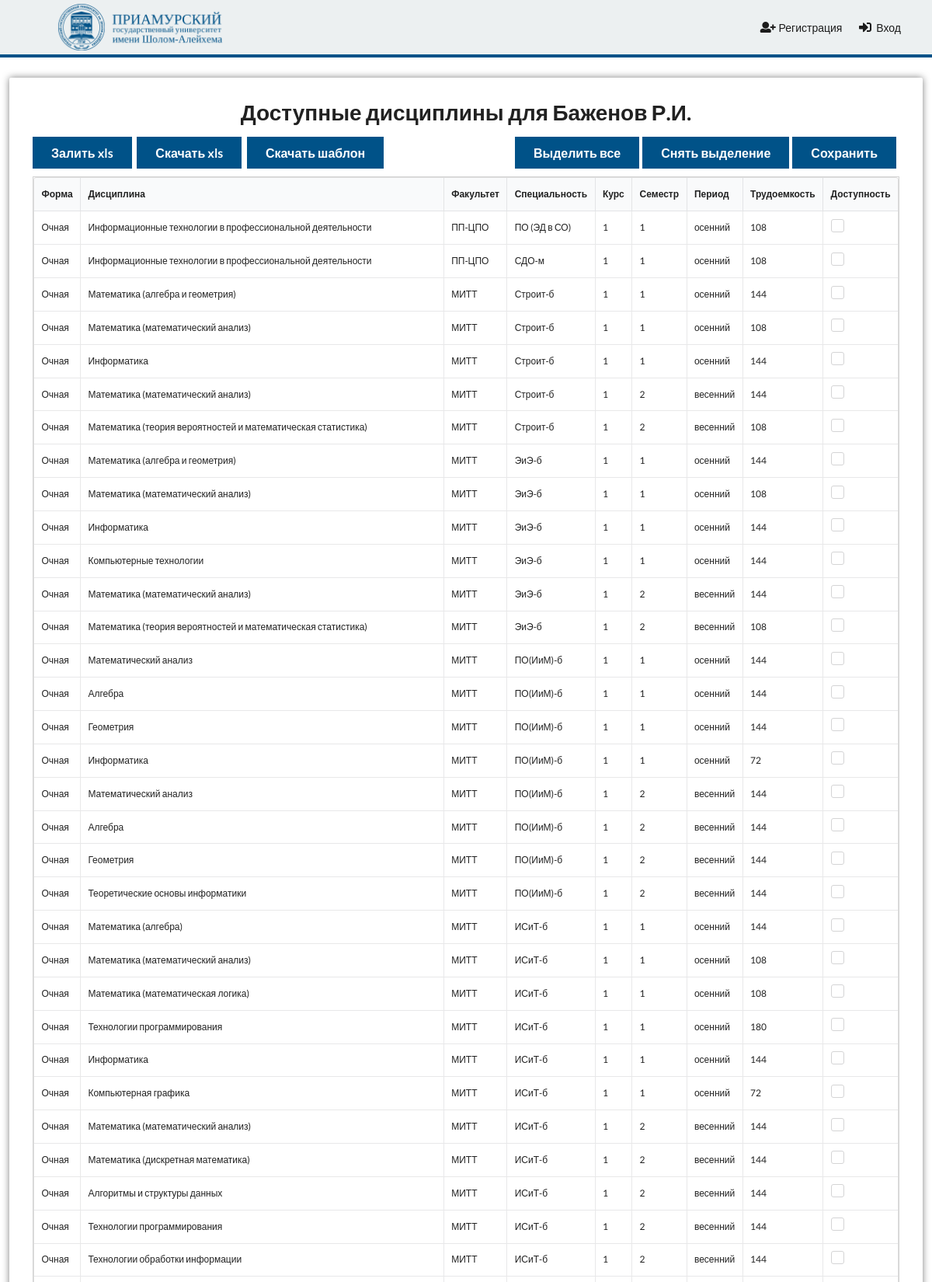
The app's page /prepods/1/available (upper part) with its own data.
### Prepods/models.py (models this page shows, shortened)
class Prepod(models.Model):
    objects = MyManager()
    user = models.OneToOneField(User, on_delete=models.SET_NULL, null=True)
    last_name = models.CharField(max_length=64, verbose_name="Фамилия")
    first_name = models.CharField(max_length=64, verbose_name="Имя")
    surname = models.CharField(max_length=64, verbose_name="Отчество")
    dolzhnost = models.ForeignKey(Dolzhnost, on_delete=models.SET_NULL, null=True, verbose_name="Должность")
    kv_uroven = models.IntegerField(verbose_name="Кв. уровень")
    n_stavka = models.DecimalField(max_digits=4, decimal_places=2, verbose_name="Н.Ставка")
    pochasovka = models.BooleanField(default=False, verbose_name="Почасовка")
    chasov_stavki = models.IntegerField(verbose_name="Часов ставки")
    class Meta:
        verbose_name = 'Преподаватель'
        verbose_name_plural = 'Преподаватели'
    def fio(self):
        return self.__str__()
    def __str__(self):
        return f'{self.last_name} {self.first_name[0]}.{self.surname[0]}.'

### Disciplines/models.py (models this page shows, shortened)
class Discipline(models.Model):
    objects = MyManager()
    prepod = models.ForeignKey(Prepod, on_delete=models.SET_NULL, null=True, related_name='disciplines', verbose_name='Преподаватель')
    prepod_available = models.ManyToManyField(Prepod, related_name='discipl_available', verbose_name='Доступен для преподавателей')
    code = models.CharField(max_length=5, verbose_name='Код')
    form = models.ForeignKey(DisciplineForm, on_delete=models.SET_NULL, null=True, verbose_name='Форма')
    shifr = models.CharField(max_length=10, default='НЕТ', verbose_name='Шифр')
    name = models.CharField(max_length=128, verbose_name='Дисциплина')
    fakultet = models.ForeignKey(Fakultet, on_delete=models.SET_NULL, null=True, verbose_name='Факультет')
    specialnost = models.ForeignKey(Specialnost, on_delete=models.SET_NULL, null=True, verbose_name='Специальность')
    kurs = models.IntegerField(verbose_name='Курс')
    semestr = models.IntegerField(verbose_name='Семестр')
    PERIOD_CHOICES = [
        ('осенний', 'осенний'),
        ('весенний', 'весенний'),
    ]
    period = models.CharField(max_length=16, choices=PERIOD_CHOICES, default='осенний', verbose_name='Период')
    nedeli = models.IntegerField(verbose_name='Недели')
    trudoemkost = models.IntegerField(verbose_name='Трудоемкость')
    chas_v_nedelu = models.IntegerField(verbose_name='Часы в неделю')
    srs = models.IntegerField(verbose_name='Часов СРС')
    chas_po_planu = models.IntegerField(verbose_name='Часов по плану')
    student = models.IntegerField(verbose_name='Студенты')
    group = models.IntegerField(verbose_name='Группы')
    podgroup = models.IntegerField(verbose_name='Подгруппы')
    lk = models.IntegerField(verbose_name='Лекции')
    pr = models.IntegerField(verbose_name='Практические работы')
    lr = models.IntegerField(verbose_name='Лабараторные работы')
    k_tek = models.DecimalField(max_digits=4, decimal_places=2, verbose_name='Тек.кон.')
    k_ekz = models.DecimalField(max_digits=4, decimal_places=2, verbose_name='Кон.экз')
    zachet = models.DecimalField(max_digits=4, decimal_places=2, verbose_name='Зачет')
    ekzamen = models.DecimalField(max_digits=4, decimal_places=2, verbose_name='Экзамен')
    kontr_raboti = models.DecimalField(max_digits=4, decimal_places=2, verbose_name='Контр. раб.')
    kr_kp = models.IntegerField(verbose_name='КР/КП')
    vkr = models.IntegerField(verbose_name='ВКР')
    pr_ped = models.DecimalField(max_digits=4, decimal_places=2, verbose_name='Практ.пед.')
    pr_dr = models.DecimalField(max_digits=4, decimal_places=2, verbose_name='Практ.другая')
    gak = models.DecimalField(max_digits=4, decimal_places=2, verbose_name='ГАК')
    aspirantura = models.IntegerField(verbose_name='Асп./Магистартура')
    rukovodstvo = models.IntegerField(verbose_name='Руководство')
    dop_chasi = models.IntegerField(verbose_name='Доп. часы')
    kafedra = models.ForeignKey(Kafedra, on_delete=models.SET_NULL, null=True, verbose_name='Кафедра')
    potok = models.ForeignKey(Potok, on_delete=models.SET_NULL, null=True, verbose_name='Поток')
    class Meta:
        verbose_name = 'Дисциплина'
        verbose_name_plural = 'Дисциплины'

class DisciplineForm(models.Model):
    objects = MyManager()
    name = models.CharField(max_length=16, unique=True)
    class Meta:
        verbose_name = 'Форма дисциплины'
        verbose_name_plural = 'Формы дисциплины'

class Fakultet(models.Model):
    objects = MyManager()
    name = models.CharField(max_length=16, unique=True)
    class Meta:
        verbose_name = 'Факультет'
        verbose_name_plural = 'Факультеты'

class Specialnost(models.Model):
    objects = MyManager()
    name = models.CharField(max_length=16, unique=True)
    class Meta:
        verbose_name = 'Специальность'
        verbose_name_plural = 'Специальности'

### Prepods/views.py (the view)
# urls.py: path('<id>/available', prepod_available, name='available'),
def prepod_available(request, id):
    prepod = Prepod.objects.get_or_404(id=id)
    return render(request, 'Prepods/Available.html', {'prepod': prepod, 'disciplines': Discipline.objects.all()})

### utils/model_manager.py (called while the page is built)
    def get_or_none(self, **kwargs):
        try:
            return self.get(**kwargs)
        except ObjectDoesNotExist:
            return None

    def get_or_404(self, **kwargs):
        obj = self.get_or_none(**kwargs)
        if obj:
            return obj
        raise Http404

### templates/Prepods/Available.html (shortened to what this page needs)
{% extends 'base.html' %}
{% load static %}
{% block content %}
    <div class="ui container full-width">
        <div class="child-center">
            <div class="discipline-list cblock">
                <div class="content">
                    <h1 class="ui center aligned header">Доступные дисциплины для {{ prepod.fio }}</h1>
                    <form id="download-xls" method="post">
                        <div class="buttons">
                            <a onclick="showModal()" class="large ui primary button">Залить xls</a>
                            <button type="submit" class="large ui primary button">Скачать xls</button>
                            <a href="{% static 'files/Shablon.xls' %}" class="large ui primary button"
                               download="proposed_file_name">Скачать шаблон</a>
                        </div>
                        <div class="buttons">
                            <a onclick="showModal()" class="large ui primary button right">Сохранить</a>
                            <button type="submit" class="large ui primary button right">Снять выделение</button>
                            <a href="{% static 'files/Shablon.xls' %}" class="large ui primary button right"
                               download="proposed_file_name">Выделить все</a>
                        </div>
                    </form>
                    <div class="sixteen wide table-container">
                        <form id="disciplines" method="post">
                            <table class="ui celled table">
                                <thead>
                                <tr>
                                    <th>Форма</th>
                                    <th>Дисциплина</th>
                                    <th>Факультет</th>
                                    <th>Специальность</th>
                                    <th>Курс</th>
                                    <th>Семестр</th>
                                    <th>Период</th>
                                    <th>Трудоемкость</th>
                                    <th>Доступность</th>
                                </tr>
                                </thead>
                                <tbody>
                                {% for dis in disciplines %}
                                    <tr>
                                    <td data-label="Форма">{{ dis.form.name }}</td>
                                    <td data-label="Дисциплина">{{ dis.name }}</td>
                                    <td data-label="Факультет">{{ dis.fakultet.name }}</td>
                                    <td data-label="Специальность">{{ dis.specialnost.name }}</td>
                                    <td data-label="Курс">{{ dis.kurs }}</td>
                                    <td data-label="Семестр">{{ dis.semestr }}</td>
                                    <td data-label="Период">{{ dis.period }}</td>
                                    <td data-label="Трудоемкость">{{ dis.trudoemkost }}</td>
                                    <td data-label="Доступность">
                                        <div data-id="{{ dis.id }}"
                                             class="ui checkbox {% if prepod.discpl_available and pub.id in prepod.discpl_available.all %}checked{% endif %}">
                                        </div>
                                    </td>
                                {% endfor %}
                                </tbody>
                            </table>
                        </form>
                    </div>
                </div>
            </div>
        </div>
    </div>
{% endblock %}

### static/css/style.css (style rules this page uses)
:root { --color: #151515;--nav-bg-color: #ecf0f1;--nav-color: #1b1b1b;--nav-item-hover-bg-color: #e3e7e8;--content-bg-color: #ffffff;--btn-primary-color: #005288;--btn-primary-hover-color: #00497e;--btn-primary-active-color: #003c6b;--btn-primary-text-color: #ffffff;--menu-active-color: #ccddff;--menu-active-hover-color: #b3ccff }
:root body:before { filter:invert(100%) blur(5px) opacity(60%) }
.ui.container.full-width { width:100%;max-width:98% !important }
.discipline-list { width:100%;max-width:100% }
.discipline-list .buttons { width:50%;float:left;margin-bottom:10px }
.discipline-list .buttons .right { float:right }
.discipline-list .table-container { overflow-x:scroll;margin-top:10px;border:1px solid rgba(15,15,16,0.18);font-size:12px }
html { padding:0;margin:0;min-height:100% }
body { padding:0;margin:0;color:var(--color) }
body:before { z-index:-3;content:"";position:fixed;top:0;left:0;width:100%;height:100%;background-attachment:fixed;background-repeat:no-repeat;background-size:cover }
body h1 { font-size:3rem }
.ui.container { width:95%;max-width:1280px !important }
.child-center { width:100%;display:flex;justify-content:center }
.cblock { display:block;position:relative;float:left }
.content:not(.no-shadow) { margin:30px 0;background-color:var(--content-bg-color);border-radius:2px;display:block;position:relative;float:left;width:100%;padding:30px;box-shadow:0 0 10px rgba(0,0,0,0.5) }
.ui.button.primary { background-color:var(--btn-primary-color);color:var(--btn-primary-text-color);border-radius:0 }

### records on screen
Prepod: fio "Баженов Р.И."
Discipline: form.name "Очная", name "Информационные технологии в профессиональной деятельности", fakultet.name "ПП-ЦПО", specialnost.name "ПО (ЭД в СО)", kurs "1", semestr "1", period "осенний", trudoemkost "108"
Discipline: form.name "Очная", name "Информационные технологии в профессиональной деятельности", fakultet.name "ПП-ЦПО", specialnost.name "СДО-м", kurs "1", semestr "1", period "осенний", trudoemkost "108"
Discipline: form.name "Очная", name "Математика (алгебра и геометрия)", fakultet.name "МИТТ", specialnost.name "Строит-б", kurs "1", semestr "1", period "осенний", trudoemkost "144"
Discipline: form.name "Очная", name "Математика (математический анализ)", fakultet.name "МИТТ", specialnost.name "Строит-б", kurs "1", semestr "1", period "осенний", trudoemkost "108"
Discipline: form.name "Очная", name "Информатика", fakultet.name "МИТТ", specialnost.name "Строит-б", kurs "1", semestr "1", period "осенний", trudoemkost "144"
Discipline: form.name "Очная", name "Математика (математический анализ)", fakultet.name "МИТТ", specialnost.name "Строит-б", kurs "1", semestr "2", period "весенний", trudoemkost "144"
Discipline: form.name "Очная", name "Математика (теория вероятностей и математическая статистика)", fakultet.name "МИТТ", specialnost.name "Строит-б", kurs "1", semestr "2", period "весенний", trudoemkost "108"
Discipline: form.name "Очная", name "Математика (алгебра и геометрия)", fakultet.name "МИТТ", specialnost.name "ЭиЭ-б", kurs "1", semestr "1", period "осенний", trudoemkost "144"
Discipline: form.name "Очная", name "Математика (математический анализ)", fakultet.name "МИТТ", specialnost.name "ЭиЭ-б", kurs "1", semestr "1", period "осенний", trudoemkost "108"
Discipline: form.name "Очная", name "Информатика", fakultet.name "МИТТ", specialnost.name "ЭиЭ-б", kurs "1", semestr "1", period "осенний", trudoemkost "144"
Discipline: form.name "Очная", name "Компьютерные технологии", fakultet.name "МИТТ", specialnost.name "ЭиЭ-б", kurs "1", semestr "1", period "осенний", trudoemkost "144"
Discipline: form.name "Очная", name "Математика (математический анализ)", fakultet.name "МИТТ", specialnost.name "ЭиЭ-б", kurs "1", semestr "2", period "весенний", trudoemkost "144"
Discipline: form.name "Очная", name "Математика (теория вероятностей и математическая статистика)", fakultet.name "МИТТ", specialnost.name "ЭиЭ-б", kurs "1", semestr "2", period "весенний", trudoemkost "108"
Discipline: form.name "Очная", name "Математический анализ", fakultet.name "МИТТ", specialnost.name "ПО(ИиМ)-б", kurs "1", semestr "1", period "осенний", trudoemkost "144"
Discipline: form.name "Очная", name "Алгебра", fakultet.name "МИТТ", specialnost.name "ПО(ИиМ)-б", kurs "1", semestr "1", period "осенний", trudoemkost "144"
Discipline: form.name "Очная", name "Геометрия", fakultet.name "МИТТ", specialnost.name "ПО(ИиМ)-б", kurs "1", semestr "1", period "осенний", trudoemkost "144"
Discipline: form.name "Очная", name "Информатика", fakultet.name "МИТТ", specialnost.name "ПО(ИиМ)-б", kurs "1", semestr "1", period "осенний", trudoemkost "72"
Discipline: form.name "Очная", name "Математический анализ", fakultet.name "МИТТ", specialnost.name "ПО(ИиМ)-б", kurs "1", semestr "2", period "весенний", trudoemkost "144"
Discipline: form.name "Очная", name "Алгебра", fakultet.name "МИТТ", specialnost.name "ПО(ИиМ)-б", kurs "1", semestr "2", period "весенний", trudoemkost "144"
Discipline: form.name "Очная", name "Геометрия", fakultet.name "МИТТ", specialnost.name "ПО(ИиМ)-б", kurs "1", semestr "2", period "весенний", trudoemkost "144"
Discipline: form.name "Очная", name "Теоретические основы информатики", fakultet.name "МИТТ", specialnost.name "ПО(ИиМ)-б", kurs "1", semestr "2", period "весенний", trudoemkost "144"
Discipline: form.name "Очная", name "Математика (алгебра)", fakultet.name "МИТТ", specialnost.name "ИСиТ-б", kurs "1", semestr "1", period "осенний", trudoemkost "144"
Discipline: form.name "Очная", name "Математика (математический анализ)", fakultet.name "МИТТ", specialnost.name "ИСиТ-б", kurs "1", semestr "1", period "осенний", trudoemkost "108"
Discipline: form.name "Очная", name "Математика (математическая логика)", fakultet.name "МИТТ", specialnost.name "ИСиТ-б", kurs "1", semestr "1", period "осенний", trudoemkost "108"
Discipline: form.name "Очная", name "Технологии программирования", fakultet.name "МИТТ", specialnost.name "ИСиТ-б", kurs "1", semestr "1", period "осенний", trudoemkost "180"
Discipline: form.name "Очная", name "Информатика", fakultet.name "МИТТ", specialnost.name "ИСиТ-б", kurs "1", semestr "1", period "осенний", trudoemkost "144"
Discipline: form.name "Очная", name "Компьютерная графика", fakultet.name "МИТТ", specialnost.name "ИСиТ-б", kurs "1", semestr "1", period "осенний", trudoemkost "72"
Discipline: form.name "Очная", name "Математика (математический анализ)", fakultet.name "МИТТ", specialnost.name "ИСиТ-б", kurs "1", semestr "2", period "весенний", trudoemkost "144"
Discipline: form.name "Очная", name "Математика (дискретная математика)", fakultet.name "МИТТ", specialnost.name "ИСиТ-б", kurs "1", semestr "2", period "весенний", trudoemkost "144"
Discipline: form.name "Очная", name "Алгоритмы и структуры данных", fakultet.name "МИТТ", specialnost.name "ИСиТ-б", kurs "1", semestr "2", period "весенний", trudoemkost "144"
Discipline: form.name "Очная", name "Технологии программирования", fakultet.name "МИТТ", specialnost.name "ИСиТ-б", kurs "1", semestr "2", period "весенний", trudoemkost "144"
Discipline: form.name "Очная", name "Технологии обработки информации", fakultet.name "МИТТ", specialnost.name "ИСиТ-б", kurs "1", semestr "2", period "весенний", trudoemkost "144"
